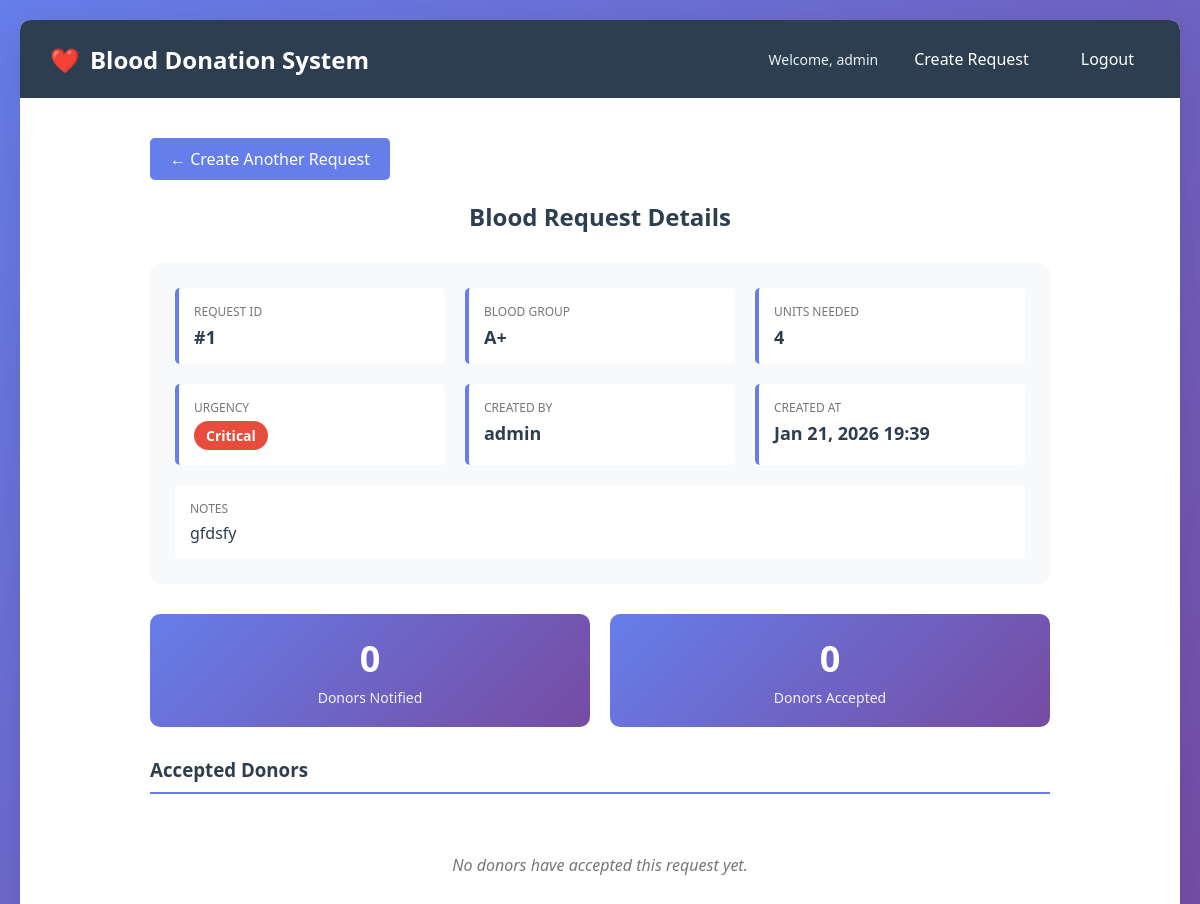
Screenshot of /request/1/ (signed in) with the database file from the repository.
### careapp/models.py (models this page shows, shortened)
class BloodRequest(models.Model):
    BLOOD_GROUP_CHOICES = DonorProfile.BLOOD_GROUP_CHOICES
    URGENCY_CHOICES = [
        ('critical', 'Critical'),
        ('high', 'High'),
        ('medium', 'Medium'),
    ]
    blood_group = models.CharField(max_length=3, choices=BLOOD_GROUP_CHOICES)
    units_needed = models.PositiveIntegerField(default=1)
    urgency = models.CharField(max_length=10, choices=URGENCY_CHOICES)
    note = models.TextField(blank=True)
    created_by = models.ForeignKey(User, on_delete=models.SET_NULL, null=True, blank=True)
    is_active = models.BooleanField(default=True)
    created_at = models.DateTimeField(auto_now_add=True)
    class Meta:
        ordering = ['-created_at']

### careapp/views.py (the view)
# urls.py: path('request/<int:request_id>/', views.admin_request_detail, name='admin_request_detail'),
@login_required
@user_passes_test(is_staff_user)
def admin_request_detail(request, request_id):
    blood_request = get_object_or_404(BloodRequest, id=request_id)
    notified_count = Notification.objects.filter(blood_request=blood_request).count()
    accepted_responses = DonorResponse.objects.filter(
        blood_request=blood_request,
        response='accepted'
    ).select_related('donor', 'donor__donor_profile')
    context = {
        'blood_request': blood_request,
        'notified_count': notified_count,
        'accepted_responses': accepted_responses,
    }
    return render(request, 'demo_admin_request_detail.html', context)

### careapp/views.py (called while the page is built)
def is_staff_user(user):
    return user.is_staff

### templates/demo_admin_request_detail.html (shortened to what this page needs)
{% extends 'base.html' %}
{% block content %}
<div class="detail-container">
    <a href="{% url 'admin_create_request' %}" class="back-link btn">← Create Another Request</a>
    <h2>Blood Request Details</h2>
    <div class="request-info">
        <div class="info-grid">
            <div class="info-item">
                <label>Request ID</label>
                <div class="value">#{{ blood_request.id }}</div>
            </div>
            <div class="info-item">
                <label>Blood Group</label>
                <div class="value">{{ blood_request.blood_group }}</div>
            </div>
            <div class="info-item">
                <label>Units Needed</label>
                <div class="value">{{ blood_request.units_needed }}</div>
            </div>
            <div class="info-item">
                <label>Urgency</label>
                <div class="value">
                    <span class="badge badge-{{ blood_request.urgency }}">
                        {{ blood_request.get_urgency_display }}
                    </span>
                </div>
            </div>
            <div class="info-item">
                <label>Created By</label>
                <div class="value">{{ blood_request.created_by.username }}</div>
            </div>
            <div class="info-item">
                <label>Created At</label>
                <div class="value">{{ blood_request.created_at|date:"M d, Y H:i" }}</div>
            </div>
        </div>
        {% if blood_request.note %}
        <div style="margin-top: 20px; padding: 15px; background: white; border-radius: 5px;">
            <label style="display: block; font-size: 12px; color: #777; text-transform: uppercase; margin-bottom: 5px;">Notes</label>
            <div style="color: #2c3e50;">{{ blood_request.note }}</div>
        </div>
        {% endif %}
    </div>
    <div class="section">
        <div class="stats">
            <div class="stat-card">
                <div class="number">{{ notified_count }}</div>
                <div class="label">Donors Notified</div>
            </div>
            <div class="stat-card">
                <div class="number">{{ accepted_responses|length }}</div>
                <div class="label">Donors Accepted</div>
            </div>
        </div>
    </div>
    <div class="section">
        <h3>Accepted Donors</h3>
        {% if accepted_responses %}
            <table class="donors-table">
                <thead>
                    <tr>
                        <th>Donor Username</th>
                        <th>Phone</th>
                        <th>Blood Group</th>
                        <th>Responded At</th>
                    </tr>
                </thead>
                <tbody>
                    {% for response in accepted_responses %}
                        <tr>
                            <td><strong>{{ response.donor.username }}</strong></td>
                            <td>{{ response.donor.donor_profile.phone }}</td>
                            <td><span class="badge" style="background: #27ae60;">{{ response.donor.donor_profile.blood_group }}</span></td>
                            <td>{{ response.responded_at|date:"M d, Y H:i" }}</td>
                        </tr>
                    {% endfor %}
                </tbody>
            </table>
        {% else %}
            <div class="no-data">
                No donors have accepted this request yet.
            </div>
        {% endif %}
    </div>
</div>
{% endblock %}

### templates/base.html (shortened to what this page needs)
<!DOCTYPE html>
<html lang="en">
<head>
</head>
<body>
    <div class="container">
        <nav class="navbar">
            <h1>Blood Donation System</h1>
            <div class="navbar-links">
                {% if user.is_authenticated %}
                    <span class="user-info">Welcome, {{ user.username }}</span>
                    {% if user.is_staff %}
                        <a href="{% url 'admin_create_request' %}">Create Request</a>
                    {% else %}
                        <a href="{% url 'donor_notifications' %}">My Notifications</a>
                    {% endif %}
                    <form method="post" action="{% url 'logout' %}" style="display: inline; margin: 0;">
                        <button type="submit">Logout</button>
                    </form>
                {% else %}
                    <a href="{% url 'login' %}">Login</a>
                {% endif %}
            </div>
        </nav>
        <div class="content">
            {% block content %}{% endblock %}
        </div>
    </div>
</body>
</html>

### templates/base.html (style rules this page uses)
* { margin: 0; padding: 0; box-sizing: border-box; }
body { font-family: 'Segoe UI', Tahoma, Geneva, Verdana, sans-serif; background: linear-gradient(135deg, #667eea 0%, #764ba2 100%); min-height: 100vh; padding: 20px; }
.container { max-width: 1200px; margin: 0 auto; background: white; border-radius: 10px; box-shadow: 0 10px 40px rgba(0,0,0,0.1); overflow: hidden; }
.navbar { background: #2c3e50; color: white; padding: 20px 30px; display: flex; justify-content: space-between; align-items: center; }
.navbar h1 { font-size: 24px; display: flex; align-items: center; }
.navbar h1::before { content: "❤️"; margin-right: 10px; }
.navbar-links { display: flex; gap: 20px; align-items: center; }
.navbar-links a { color: white; text-decoration: none; padding: 8px 16px; border-radius: 5px; transition: background 0.3s; }
.navbar-links button { color: white; background: transparent; border: none; padding: 8px 16px; border-radius: 5px; cursor: pointer; font-size: 16px; transition: background 0.3s; font-family: inherit; }
.user-info { color: #ecf0f1; font-size: 14px; }
.content { padding: 40px; }
.btn { display: inline-block; padding: 10px 20px; background: #667eea; color: white; text-decoration: none; border-radius: 5px; border: none; cursor: pointer; font-size: 16px; transition: background 0.3s; }

### templates/demo_admin_request_detail.html (style rules this page uses)
.detail-container { max-width: 900px; margin: 0 auto; }
.detail-container h2 { color: #2c3e50; margin-bottom: 30px; text-align: center; }
.request-info { background: #f8f9fa; padding: 25px; border-radius: 10px; margin-bottom: 30px; }
.info-grid { display: grid; grid-template-columns: repeat(auto-fit, minmax(200px, 1fr)); gap: 20px; }
.info-item { padding: 15px; background: white; border-radius: 5px; border-left: 4px solid #667eea; }
.info-item label { display: block; font-size: 12px; color: #777; text-transform: uppercase; margin-bottom: 5px; }
.info-item .value { font-size: 18px; font-weight: 600; color: #2c3e50; }
.badge { display: inline-block; padding: 5px 12px; border-radius: 20px; font-size: 14px; font-weight: bold; }
.badge-critical { background: #e74c3c; color: white; }
.section { margin-bottom: 30px; }
.section h3 { color: #2c3e50; margin-bottom: 20px; padding-bottom: 10px; border-bottom: 2px solid #667eea; }
.stats { display: flex; gap: 20px; margin-bottom: 20px; }
.stat-card { flex: 1; background: linear-gradient(135deg, #667eea 0%, #764ba2 100%); color: white; padding: 20px; border-radius: 10px; text-align: center; }
.stat-card .number { font-size: 36px; font-weight: bold; margin-bottom: 5px; }
.stat-card .label { font-size: 14px; opacity: 0.9; }
.no-data { text-align: center; padding: 40px; color: #777; font-style: italic; }
.back-link { margin-bottom: 20px; display: inline-block; }

### rows the page displays
BloodRequest: id "1", blood_group "A+", units_needed "4", urgency "Critical", created_by.username "admin", created_at "Jan 21, 2026 19:39", note "gfdsfy"

### other values shown
{{ user.username }} "admin"
{{ notified_count }} "0"
{{ accepted_responses|length }} "0"
